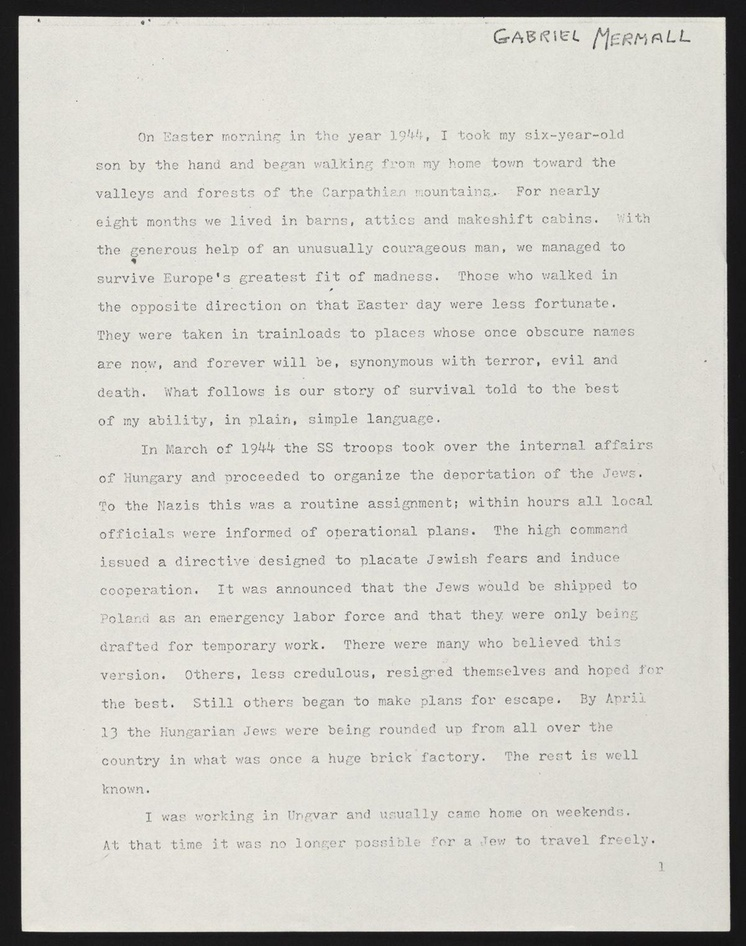
#> input picture page_01.jpg, 746 x 946 px, shrunk from 1200 x 1522 before the run
$ jupyter execute 01.PillowBasics.ipynb
#> lines starting #> are read from the running program, lines starting #| are printed output that depends on the picture
[cell 1]
from PIL import Image

[cell 2]
im_file = "page_01.jpg"

[cell 3]
im = Image.open(im_file)
#> im is the input picture: PIL image 746x946 RGB; mean R, G, B 205.2, 204, 197.6

[cell 4]
im

[cell 5]
print(im.size)
#| (746, 946)

[cell 6]
im.show()

[cell 7]
im.rotate(90).show()
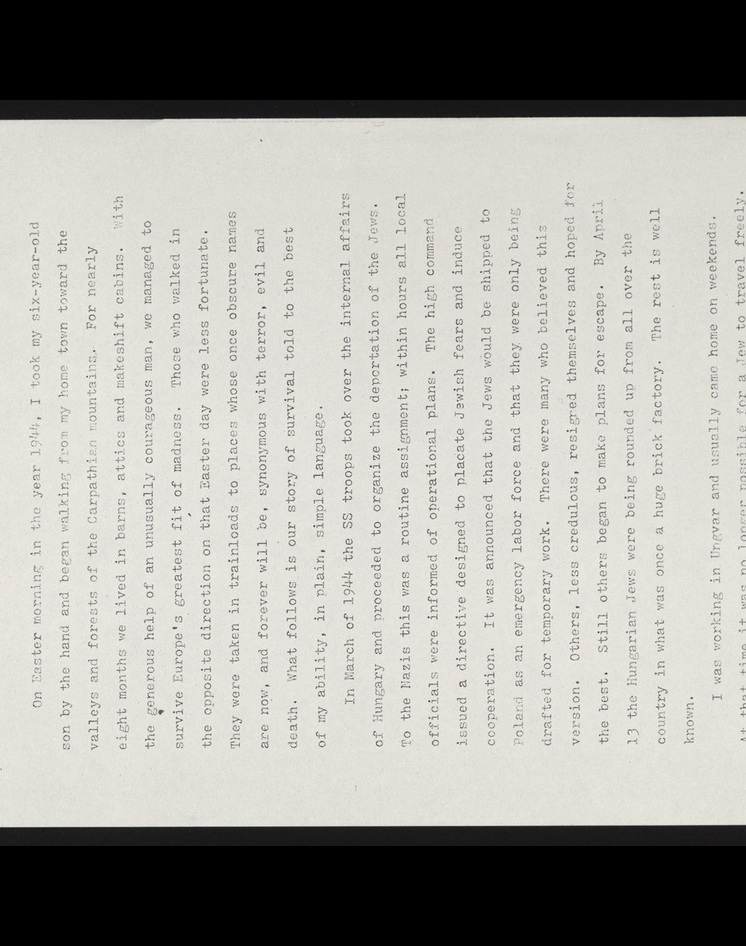
#> shown: PIL image 746x946 RGB; mean R, G, B 166.2, 165.2, 160.1


$ run again, with bw_image.jpg copied over page_01.jpg
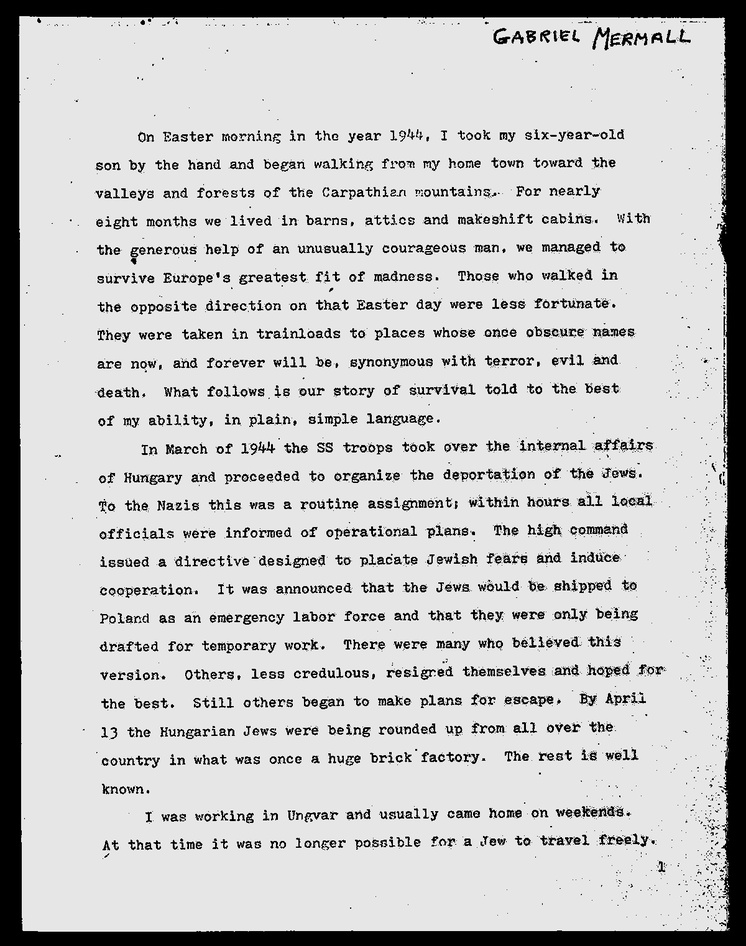
#> input picture bw_image.jpg, 746 x 946 px, shrunk from 1200 x 1522 before the run
#> im is the input picture: PIL image 746x946 L; min 0, max 255, mean 196.5
#| (746, 946)
#> `im.rotate(90).show()`:
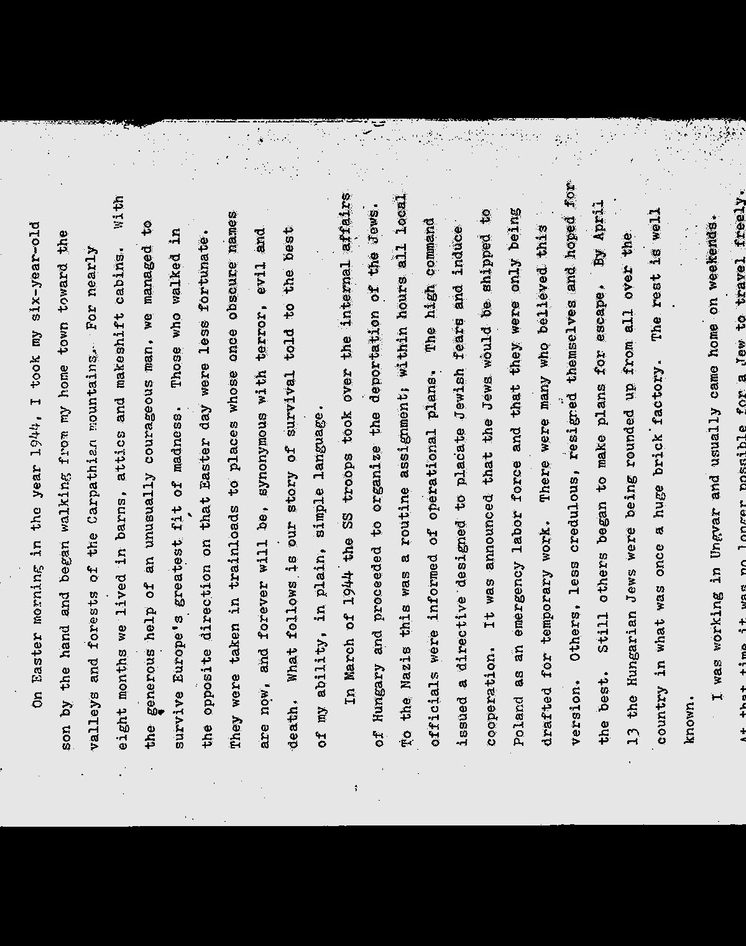
#> shown: PIL image 746x946 L; min 0, max 255, mean 158.5
